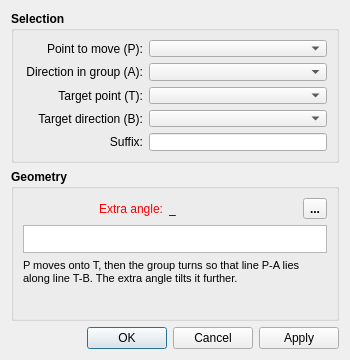
<?xml version="1.0" encoding="UTF-8"?>
<ui version="4.0">
 <class>DialogAlign</class>
 <widget class="QDialog" name="DialogAlign">
  <property name="geometry">
   <rect>
    <x>0</x>
    <y>0</y>
    <width>350</width>
    <height>360</height>
   </rect>
  </property>
  <property name="minimumSize">
   <size>
    <width>270</width>
    <height>360</height>
   </size>
  </property>
  <property name="windowTitle">
   <string>Align</string>
  </property>
  <property name="windowIcon">
   <iconset resource="../../../vmisc/share/resources/icon.qrc">
    <normaloff>:/icon/64x64/icon64x64.png</normaloff>:/icon/64x64/icon64x64.png</iconset>
  </property>
  <property name="modal">
   <bool>true</bool>
  </property>
  <layout class="QVBoxLayout" name="verticalLayout_3">
   <item>
    <widget class="QGroupBox" name="groupBox">
     <property name="sizePolicy">
      <sizepolicy hsizetype="Preferred" vsizetype="Minimum">
       <horstretch>0</horstretch>
       <verstretch>0</verstretch>
      </sizepolicy>
     </property>
     <property name="minimumSize">
      <size>
       <width>240</width>
       <height>0</height>
      </size>
     </property>
     <property name="font">
      <font>
       <pointsize>9</pointsize>
       <bold>true</bold>
      </font>
     </property>
     <property name="title">
      <string>Selection</string>
     </property>
     <layout class="QFormLayout" name="formLayout">
      <item row="0" column="0">
       <widget class="QLabel" name="sourcePoint_Label">
        <property name="minimumSize">
         <size>
          <width>120</width>
          <height>0</height>
         </size>
        </property>
        <property name="font">
         <font>
          <pointsize>9</pointsize>
          <bold>false</bold>
         </font>
        </property>
        <property name="text">
         <string>Point to move (P):</string>
        </property>
        <property name="alignment">
         <set>Qt::AlignRight|Qt::AlignTrailing|Qt::AlignVCenter</set>
        </property>
       </widget>
      </item>
      <item row="0" column="1">
       <widget class="QComboBox" name="sourcePoint_ComboBox">
        <property name="minimumSize">
         <size>
          <width>80</width>
          <height>0</height>
         </size>
        </property>
        <property name="font">
         <font>
          <pointsize>9</pointsize>
          <bold>false</bold>
         </font>
        </property>
       </widget>
      </item>
      <item row="1" column="0">
       <widget class="QLabel" name="sourceDirection_Label">
        <property name="minimumSize">
         <size>
          <width>120</width>
          <height>0</height>
         </size>
        </property>
        <property name="font">
         <font>
          <pointsize>9</pointsize>
          <bold>false</bold>
         </font>
        </property>
        <property name="text">
         <string>Direction in group (A):</string>
        </property>
        <property name="alignment">
         <set>Qt::AlignRight|Qt::AlignTrailing|Qt::AlignVCenter</set>
        </property>
       </widget>
      </item>
      <item row="1" column="1">
       <widget class="QComboBox" name="sourceDirection_ComboBox">
        <property name="minimumSize">
         <size>
          <width>80</width>
          <height>0</height>
         </size>
        </property>
        <property name="font">
         <font>
          <pointsize>9</pointsize>
          <bold>false</bold>
         </font>
        </property>
       </widget>
      </item>
      <item row="2" column="0">
       <widget class="QLabel" name="targetPoint_Label">
        <property name="minimumSize">
         <size>
          <width>120</width>
          <height>0</height>
         </size>
        </property>
        <property name="font">
         <font>
          <pointsize>9</pointsize>
          <bold>false</bold>
         </font>
        </property>
        <property name="text">
         <string>Target point (T):</string>
        </property>
        <property name="alignment">
         <set>Qt::AlignRight|Qt::AlignTrailing|Qt::AlignVCenter</set>
        </property>
       </widget>
      </item>
      <item row="2" column="1">
       <widget class="QComboBox" name="targetPoint_ComboBox">
        <property name="minimumSize">
         <size>
          <width>80</width>
          <height>0</height>
         </size>
        </property>
        <property name="font">
         <font>
          <pointsize>9</pointsize>
          <bold>false</bold>
         </font>
        </property>
       </widget>
      </item>
      <item row="3" column="0">
       <widget class="QLabel" name="targetDirection_Label">
        <property name="minimumSize">
         <size>
          <width>120</width>
          <height>0</height>
         </size>
        </property>
        <property name="font">
         <font>
          <pointsize>9</pointsize>
          <bold>false</bold>
         </font>
        </property>
        <property name="text">
         <string>Target direction (B):</string>
        </property>
        <property name="alignment">
         <set>Qt::AlignRight|Qt::AlignTrailing|Qt::AlignVCenter</set>
        </property>
       </widget>
      </item>
      <item row="3" column="1">
       <widget class="QComboBox" name="targetDirection_ComboBox">
        <property name="minimumSize">
         <size>
          <width>80</width>
          <height>0</height>
         </size>
        </property>
        <property name="font">
         <font>
          <pointsize>9</pointsize>
          <bold>false</bold>
         </font>
        </property>
       </widget>
      </item>
      <item row="4" column="0">
       <widget class="QLabel" name="suffix_Label">
        <property name="minimumSize">
         <size>
          <width>120</width>
          <height>0</height>
         </size>
        </property>
        <property name="font">
         <font>
          <pointsize>9</pointsize>
          <bold>false</bold>
         </font>
        </property>
        <property name="text">
         <string>Suffix:</string>
        </property>
        <property name="alignment">
         <set>Qt::AlignRight|Qt::AlignTrailing|Qt::AlignVCenter</set>
        </property>
       </widget>
      </item>
      <item row="4" column="1">
       <widget class="QLineEdit" name="suffix_LineEdit">
        <property name="minimumSize">
         <size>
          <width>80</width>
          <height>0</height>
         </size>
        </property>
        <property name="font">
         <font>
          <pointsize>9</pointsize>
          <bold>false</bold>
         </font>
        </property>
       </widget>
      </item>
     </layout>
    </widget>
   </item>
   <item>
    <widget class="QGroupBox" name="groupBox_2">
     <property name="sizePolicy">
      <sizepolicy hsizetype="Preferred" vsizetype="Preferred">
       <horstretch>0</horstretch>
       <verstretch>0</verstretch>
      </sizepolicy>
     </property>
     <property name="minimumSize">
      <size>
       <width>240</width>
       <height>0</height>
      </size>
     </property>
     <property name="font">
      <font>
       <pointsize>9</pointsize>
       <bold>true</bold>
      </font>
     </property>
     <property name="title">
      <string>Geometry</string>
     </property>
     <layout class="QVBoxLayout" name="verticalLayout_2">
      <item>
       <layout class="QHBoxLayout" name="horizontalLayout" stretch="1,1,1,0">
        <item alignment="Qt::AlignLeft">
         <widget class="QLabel" name="editAngle_Label">
          <property name="sizePolicy">
           <sizepolicy hsizetype="Preferred" vsizetype="Preferred">
            <horstretch>0</horstretch>
            <verstretch>0</verstretch>
           </sizepolicy>
          </property>
          <property name="minimumSize">
           <size>
            <width>140</width>
            <height>0</height>
           </size>
          </property>
          <property name="maximumSize">
           <size>
            <width>16777215</width>
            <height>16777215</height>
           </size>
          </property>
          <property name="palette">
           <palette>
            <active>
             <colorrole role="WindowText">
              <brush brushstyle="SolidPattern">
               <color alpha="255">
                <red>255</red>
                <green>0</green>
                <blue>0</blue>
               </color>
              </brush>
             </colorrole>
            </active>
            <inactive>
             <colorrole role="WindowText">
              <brush brushstyle="SolidPattern">
               <color alpha="255">
                <red>255</red>
                <green>0</green>
                <blue>0</blue>
               </color>
              </brush>
             </colorrole>
            </inactive>
            <disabled>
             <colorrole role="WindowText">
              <brush brushstyle="SolidPattern">
               <color alpha="255">
                <red>159</red>
                <green>158</green>
                <blue>158</blue>
               </color>
              </brush>
             </colorrole>
            </disabled>
           </palette>
          </property>
          <property name="font">
           <font>
            <pointsize>9</pointsize>
            <bold>false</bold>
           </font>
          </property>
          <property name="text">
           <string>Extra angle:</string>
          </property>
          <property name="alignment">
           <set>Qt::AlignRight|Qt::AlignTrailing|Qt::AlignVCenter</set>
          </property>
         </widget>
        </item>
        <item>
         <widget class="QLabel" name="resultAngle_Label">
          <property name="sizePolicy">
           <sizepolicy hsizetype="Fixed" vsizetype="Preferred">
            <horstretch>0</horstretch>
            <verstretch>0</verstretch>
           </sizepolicy>
          </property>
          <property name="minimumSize">
           <size>
            <width>85</width>
            <height>0</height>
           </size>
          </property>
          <property name="font">
           <font>
            <pointsize>9</pointsize>
            <bold>false</bold>
           </font>
          </property>
          <property name="toolTip">
           <string>Value</string>
          </property>
          <property name="text">
           <string notr="true">_</string>
          </property>
         </widget>
        </item>
        <item>
         <spacer name="horizontalSpacer">
          <property name="orientation">
           <enum>Qt::Horizontal</enum>
          </property>
          <property name="sizeHint" stdset="0">
           <size>
            <width>10</width>
            <height>20</height>
           </size>
          </property>
         </spacer>
        </item>
        <item alignment="Qt::AlignRight">
         <widget class="QToolButton" name="formula_ToolButton">
          <property name="toolTip">
           <string>Formula wizard</string>
          </property>
          <property name="text">
           <string notr="true">...</string>
          </property>
          <property name="icon">
           <iconset resource="../../../vmisc/share/resources/icon.qrc">
            <normaloff>:/icon/24x24/fx.png</normaloff>:/icon/24x24/fx.png</iconset>
          </property>
          <property name="iconSize">
           <size>
            <width>20</width>
            <height>20</height>
           </size>
          </property>
         </widget>
        </item>
       </layout>
      </item>
      <item>
       <widget class="ExpandingTextEdit" name="plainTextEditFormula">
        <property name="sizePolicy">
         <sizepolicy hsizetype="Preferred" vsizetype="Preferred">
          <horstretch>0</horstretch>
          <verstretch>0</verstretch>
         </sizepolicy>
        </property>
        <property name="minimumSize">
         <size>
          <width>0</width>
          <height>28</height>
         </size>
        </property>
        <property name="maximumSize">
         <size>
          <width>16777215</width>
          <height>28</height>
         </size>
        </property>
        <property name="font">
         <font>
          <pointsize>9</pointsize>
          <bold>false</bold>
         </font>
        </property>
        <property name="tabChangesFocus">
         <bool>true</bool>
        </property>
       </widget>
      </item>
      <item>
       <widget class="QLabel" name="hint_Label">
        <property name="font">
         <font>
          <pointsize>8</pointsize>
          <bold>false</bold>
         </font>
        </property>
        <property name="text">
         <string>P moves onto T, then the group turns so that line P-A lies along line T-B. The extra angle tilts it further.</string>
        </property>
        <property name="wordWrap">
         <bool>true</bool>
        </property>
       </widget>
      </item>
      <item>
       <spacer name="verticalSpacer">
        <property name="orientation">
         <enum>Qt::Vertical</enum>
        </property>
        <property name="sizeHint" stdset="0">
         <size>
          <width>20</width>
          <height>40</height>
         </size>
        </property>
       </spacer>
      </item>
     </layout>
    </widget>
   </item>
   <item>
    <widget class="QDialogButtonBox" name="buttonBox">
     <property name="orientation">
      <enum>Qt::Horizontal</enum>
     </property>
     <property name="standardButtons">
      <set>QDialogButtonBox::Apply|QDialogButtonBox::Cancel|QDialogButtonBox::Ok</set>
     </property>
    </widget>
   </item>
  </layout>
 </widget>
 <customwidgets>
  <customwidget>
   <class>ExpandingTextEdit</class>
   <extends>QPlainTextEdit</extends>
   <header>expandingtextedit.h</header>
  </customwidget>
 </customwidgets>
 <tabstops>
  <tabstop>sourcePoint_ComboBox</tabstop>
  <tabstop>sourceDirection_ComboBox</tabstop>
  <tabstop>targetPoint_ComboBox</tabstop>
  <tabstop>targetDirection_ComboBox</tabstop>
  <tabstop>suffix_LineEdit</tabstop>
  <tabstop>formula_ToolButton</tabstop>
  <tabstop>plainTextEditFormula</tabstop>
 </tabstops>
 <resources>
  <include location="../../../vmisc/share/resources/icon.qrc"/>
 </resources>
 <connections>
  <connection>
   <sender>buttonBox</sender>
   <signal>accepted()</signal>
   <receiver>DialogAlign</receiver>
   <slot>accept()</slot>
   <hints>
    <hint type="sourcelabel">
     <x>248</x>
     <y>254</y>
    </hint>
    <hint type="destinationlabel">
     <x>157</x>
     <y>274</y>
    </hint>
   </hints>
  </connection>
  <connection>
   <sender>buttonBox</sender>
   <signal>rejected()</signal>
   <receiver>DialogAlign</receiver>
   <slot>reject()</slot>
   <hints>
    <hint type="sourcelabel">
     <x>316</x>
     <y>260</y>
    </hint>
    <hint type="destinationlabel">
     <x>286</x>
     <y>274</y>
    </hint>
   </hints>
  </connection>
 </connections>
</ui>
